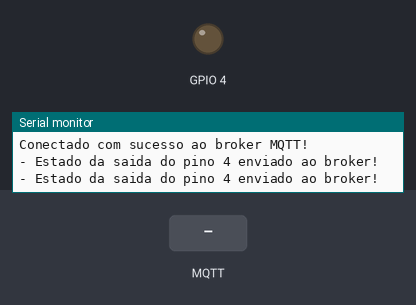
Simulated run of this sketch. Board: ESP8266 (NodeMCU). On the bench: output pins drawn as LEDs (lit = HIGH), the last lines printed to the serial monitor. Inputs (shaded band) come from the test bench. WiFi joins after 1.5 s; servers stay silent unless stated; no MQTT or app messages arrive unless stated.

Above: at 2.7 s.
2.8 s: MQTT message "L" arrives on the first subscribed topic
At 3.9 s:
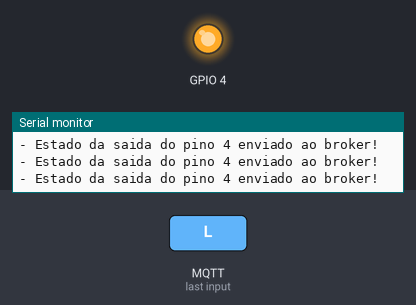
5.0 s: MQTT message "D" arrives on the first subscribed topic
At 6.7 s:
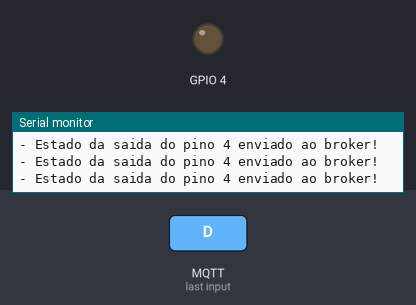
Timing chart, 0 to 8.2 s (numbered marks = the images above; inputs shaded):
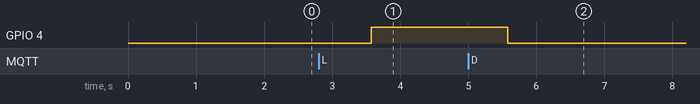

The sketch:

Led-MQTT.ino
```cpp
#include <ESP8266WiFi.h>
#include <PubSubClient.h>

#define TOPICO_SUBSCRIBE "MQTTSamuelOliveiraEnvia"
#define TOPICO_PUBLISH   "MQTTSamuelOliveiraRecebe"

#define ID_MQTT  "orionsamuel"

const char* SSID = "Nilton";
const char* PASSWORD = "selfcare0101";

const char* BROKER_MQTT = "broker.mqtt-dashboard.com";
int BROKER_PORT = 1883;

WiFiClient espClient;
PubSubClient MQTT(espClient);
char EstadoSaida = '0';

void initSerial();
void initWiFi();
void initMQTT();
void reconectWiFi();
void mqtt_callback(char* topic, byte* payload, unsigned int length);
void VerificaConexoesWiFIEMQTT(void);
void InitOutput(void);

void setup() {
  InitOutput();
  initSerial();
  initWiFi();
  initMQTT();
}

void initSerial()
{
    Serial.begin(115200);
}

void initWiFi()
{
    delay(10);
    Serial.println("------Conexao WI-FI------");
    Serial.print("Conectando-se na rede: ");
    Serial.println(SSID);
    Serial.println("IP obtido: ");
    Serial.println(WiFi.localIP());
    Serial.println("Aguarde");

    reconectWiFi();
}

void initMQTT()
{
    MQTT.setServer(BROKER_MQTT, BROKER_PORT);
    MQTT.setCallback(mqtt_callback);
}

void mqtt_callback(char* topic, byte* payload, unsigned int length)
{
    String msg;

    for(int i = 0; i < length; i++)
    {
       char c = (char)payload[i];
       msg += c;
    }

    if (msg.equals("L"))
    {
        digitalWrite(4, HIGH);
        EstadoSaida = '1';
    }

    if (msg.equals("D"))
    {
        digitalWrite(4, LOW);
        EstadoSaida = '0';
    }
}

void reconnectMQTT()
{
    while (!MQTT.connected())
    {
        Serial.print("* Tentando se conectar ao Broker MQTT: ");
        Serial.println(BROKER_MQTT);
        if (MQTT.connect(ID_MQTT))
        {
            Serial.println("Conectado com sucesso ao broker MQTT!");
            MQTT.subscribe(TOPICO_SUBSCRIBE);
        }
        else
        {
            Serial.println("Falha ao reconectar no broker.");
            Serial.println("Havera nova tentatica de conexao em 2s");
            delay(2000);
        }
    }
}

void reconectWiFi()
{
    //se já está conectado a rede WI-FI, nada é feito.
    //Caso contrário, são efetuadas tentativas de conexão
    if (WiFi.status() == WL_CONNECTED)
        return;

    WiFi.begin(SSID, PASSWORD); // Conecta na rede WI-FI

    while (WiFi.status() != WL_CONNECTED)
    {
        delay(100);
        Serial.print(".");
    }

    Serial.println();
    Serial.print("Conectado com sucesso na rede ");
    Serial.print(SSID);
    Serial.println("IP obtido: ");
    Serial.println(WiFi.localIP());
}

void VerificaConexoesWiFIEMQTT(void)
{
    if (!MQTT.connected())
        reconnectMQTT(); //se não há conexão com o Broker, a conexão é refeita

     reconectWiFi(); //se não há conexão com o WiFI, a conexão é refeita
}

void EnviaEstadoOutputMQTT(void)
{
    if (EstadoSaida == '0')
      MQTT.publish(TOPICO_PUBLISH, "D");

    if (EstadoSaida == '1')
      MQTT.publish(TOPICO_PUBLISH, "L");

    Serial.println("- Estado da saida do pino 4 enviado ao broker!");
    delay(1000);
}

void InitOutput(void)
{
    pinMode(4, OUTPUT);
    digitalWrite(4, LOW);
}

void loop() {
  VerificaConexoesWiFIEMQTT();
  EnviaEstadoOutputMQTT();
  MQTT.loop();
}
```

Measured:
- after the input at 2.8 s, GPIO 4: LOW → HIGH after 0.77 s
- after the input at 5.0 s, GPIO 4: HIGH → LOW after 0.58 s
